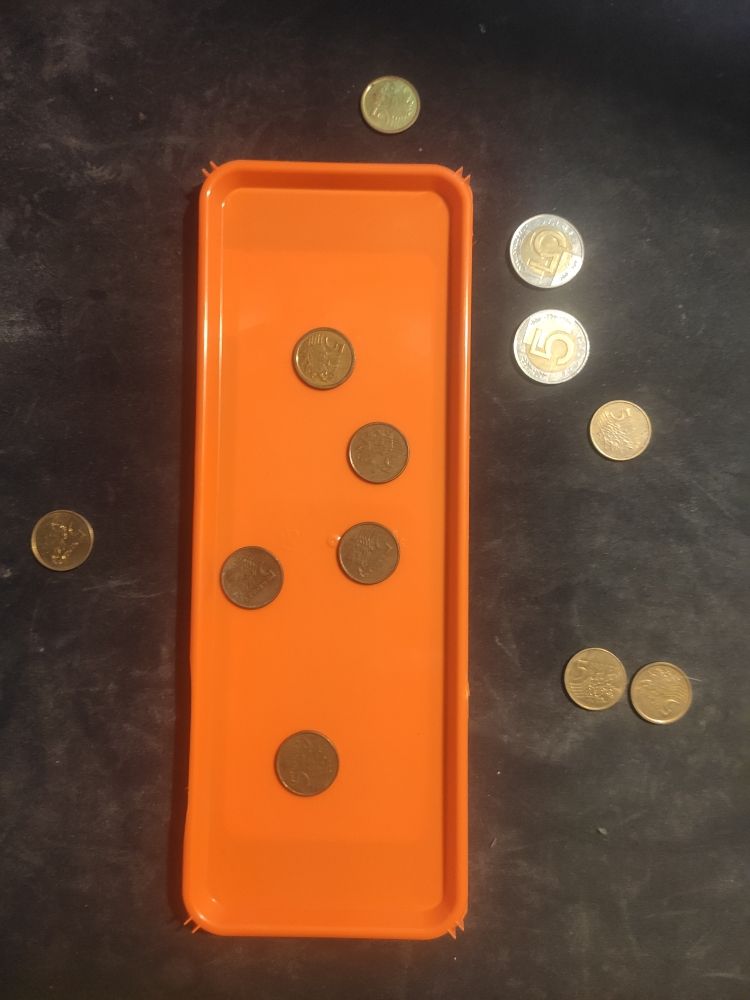
#> input picture 05 Project tray and coins/tray1.jpg, 750 x 1000 px
$ python PROJECT2.py
#> lines starting #> are read from the running program, lines starting #| are printed output that depends on the picture; after the words box and inside, x2 and y2 are one past the last pixel; in counts of white or black regions, pixels touching at a corner belong together
# -*- coding: utf-8 -*-
"""
Created on Mon Mar 27 10:42:20 2023

@author: janle
"""
# %% imports
import cv2
import numpy as np
import sys
import matplotlib.pyplot as plt
# %% colours

cGreen = (0,255,0)
cRed = (0,0,255)
cBlue = (255,255,0)
cYellow = (0,255,255)
# %% image work
img = cv2.imread("tray1.jpg")
#> img is the input picture: shape (1000, 750, 3); mean B, G, R 46.1, 73.5, 117.8
if img is None:
    sys.exit("Could not read the image.")

img = cv2.medianBlur(img, 5)
cimg = cv2.cvtColor(img, cv2.COLOR_BGR2GRAY)
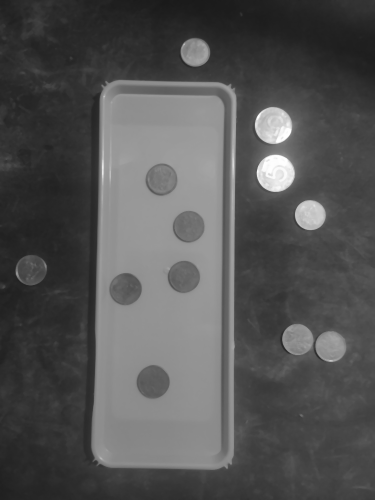
#> cimg: shape (1000, 750) (shown at 1/2 size); min 25, max 255, mean 83.4

# %% tray
edges =  cv2.Canny(cimg,  700, 800, apertureSize = 5)
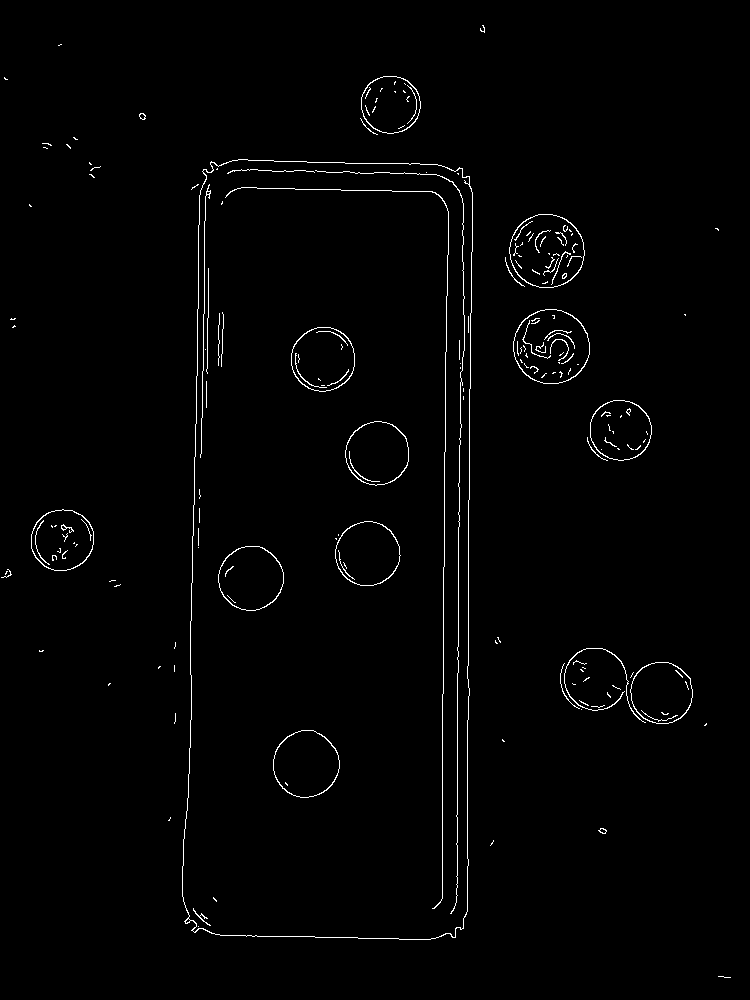
#> edges: shape (1000, 750); 1.3% white in thin lines or dots

lines = cv2.HoughLines(edges, 1, np.pi/180, 90,)
#> lines = 30 rows, first 8: [203, 0.0175], [468, 0], [457, 0], [209, 0.0175], [452, 0.0175], [442, 0], [476, 0.0175], [931, 1.59]


x1 =lines[1][0][0]
#> x1 = 468
x2 =lines[1][0][0]
#> x2 = 468
y1 =lines[0][0][1]
#> y1 = 0.0175
y2 =lines[0][0][1]
#> y2 = 0.0175
for line in lines:

    if x1 > line[0][0]:
        x1 = line[0][0]
    if x2 < line[0][0]:
        x2 = line[0][0]
    if y1 > line[0][1]:
        y1 = line[0][1]
    if y2 < line[0][1]:
        y2 = line[0][1]
#> this loop made 30 passes
#> (line, x1) on pass 1: ([[203, 0.0175]], 203)
#> after the loop, x1 = -458; x2 = 931; y1 = 0; y2 = 3.12


cv2.line(img, (int(x1),int(y1)), (int(x2),int(y2)),cRed,2)
cv2.line(img, (int (x1),int(y1)), (int(x1),int(y2)),cGreen,2)
cv2.line(img, (int(x2),int(y2)), (int(x2),int(y1)),cBlue,2)
cv2.line(img, (int(x2),int(y2)),(int(x1),int(y2)),cYellow,2)
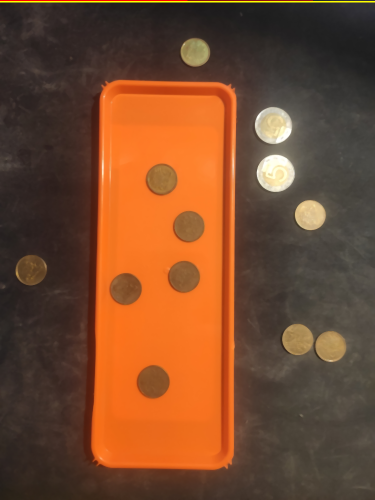
#> img: shape (1000, 750, 3) (shown at 1/2 size); mean B, G, R 45.7, 73.9, 118.6

plt.subplot(1,2,1),plt.imshow(img,cmap = 'gray')
plt.title('Original Image'), plt.xticks([]), plt.yticks([])
plt.subplot(1,2,2),plt.imshow(edges,cmap = 'gray')
plt.title('Edge Image'), plt.xticks([]), plt.yticks([])
plt.show()
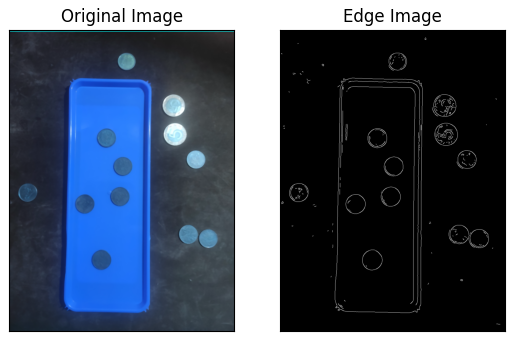
#> figure drawn by matplotlib, 2 panels; B, G, R data is drawn as R, G, B

cv2.imshow("aaaa",cimg)
cv2.imshow("aaaa",img)
cv2.waitKey()

#%%

circles = cv2.HoughCircles(cimg, cv2.HOUGH_GRADIENT, 1, 30, param1=15,param2=40,minRadius=10,maxRadius=50)
#> circles = 13 rows, first 8: [305.5, 763.5, 33], [546.5, 251.5, 37.2], [322.5, 358.5, 27.9], [376.5, 452.5, 31.4], [250.5, 578.5, 32], [366.5, 553.5, 31.9], [550.5, 347.5, 38.3], [620.5, 430.5, 30.5]
circles = np.uint16(np.around(circles))
#> circles = 13 rows, first 8: [306, 764, 33], [546, 252, 37], [322, 358, 28], [376, 452, 31], [250, 578, 32], [366, 554, 32], [550, 348, 38], [620, 430, 30]

smallCoinsInside = 0
smallCoinsOutside = 0
bigCoinsInside = 0
bigCoinsOutside = 0


for i in circles[0,:]:
    if i[0]>x1 and i[0]<x2 and i[1]>y1 and i[1]<y2:
        smallCoinsInside += 1
        bigCoinsInside += 1
        cv2.circle(img,(i[0],i[1]),i[2],cGreen,2)
    else:
        smallCoinsOutside += 1
        bigCoinsOutside += 1
#> this loop made 13 passes
#> after the loop, bigCoinsInside = 0; bigCoinsOutside = 13; smallCoinsInside = 0; smallCoinsOutside = 13


cv2.imshow('circles', img)
cv2.waitKey()

$ run again, with 05 Project tray and coins/tray2.jpg copied over 05 Project tray and coins/tray1.jpg
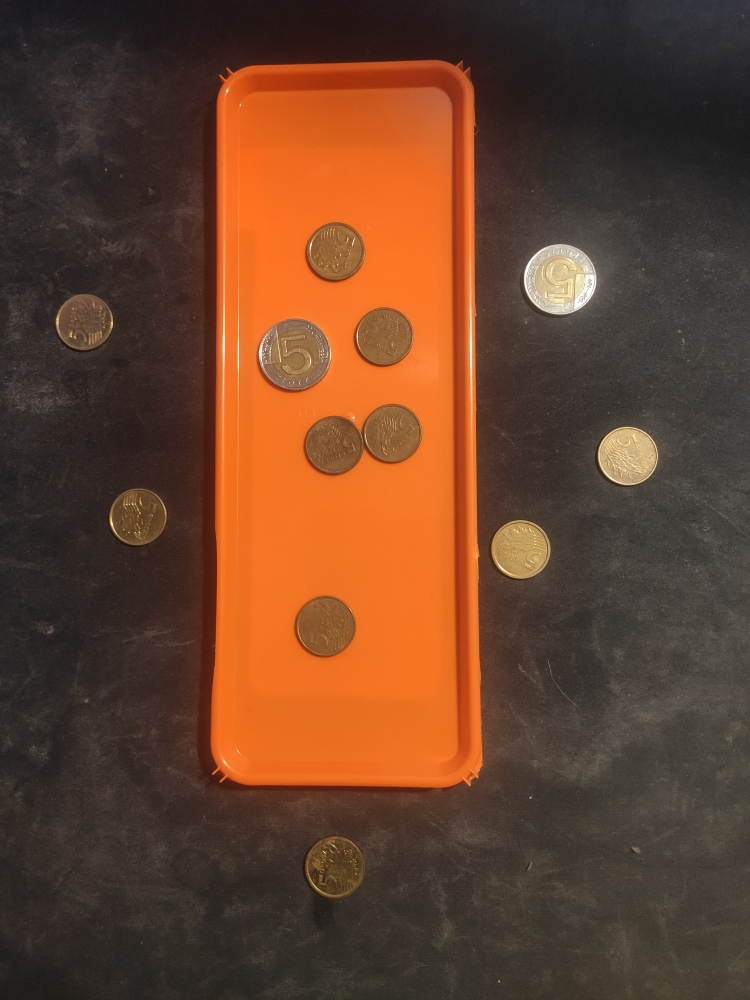
#> input picture 05 Project tray and coins/tray2.jpg, 750 x 1000 px
#> img is the input picture: shape (1000, 750, 3); mean B, G, R 43.6, 65.7, 103.4
#> `edges =  cv2.Canny(cimg,  700, 800, apertureSize = 5)`:
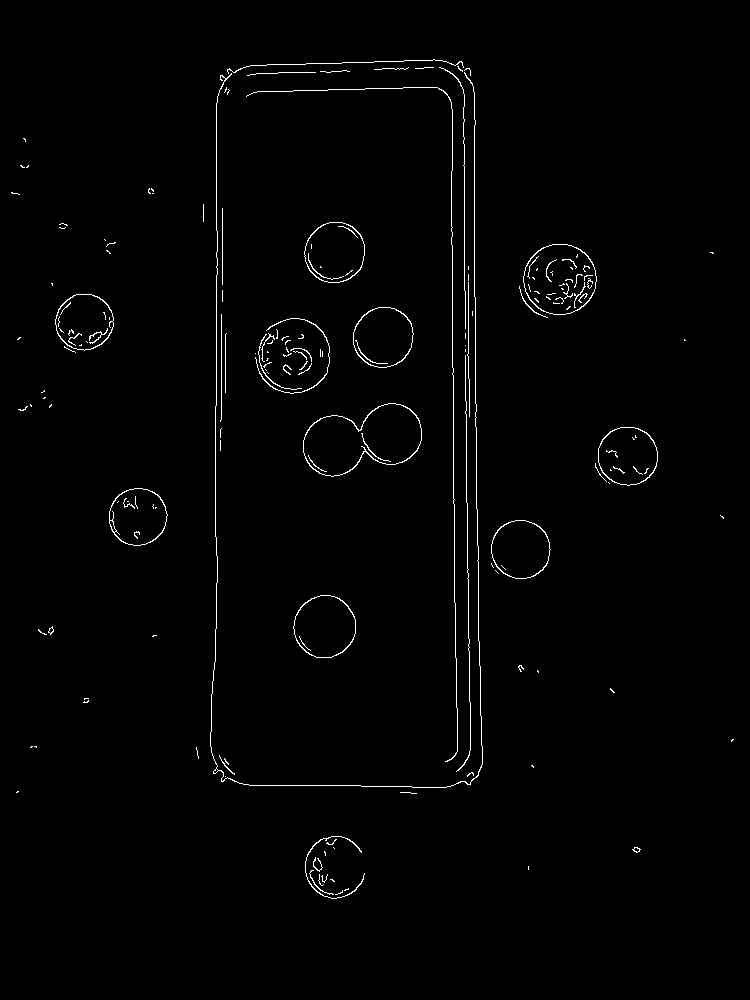
#> edges: shape (1000, 750); 1.2% white in thin lines or dots, all inside (x1, y1, x2, y2) = (11, 59, 734, 899)
#> lines = 32 rows, first 8: [216, 0], [-468, 3.12], [-444, 3.12], [474, 0], [452, 0], [-457, 3.12], [468, 0], [464, 0]
#> `x1 =lines[1][0][0]`: x1 = -468
#> `y1 =lines[0][0][1]`: y1 = 0
#> the loop `for line in lines: ` made 32 passes
#> (line, x2) on passes 1, 4, 11, 13, 20: ([[216, 0]], 216), ([[474, 0]], 474), ([[476, 0.0175]], 476), ([[779, 1.59]], 779), ([[785, 1.57]], 785)
#> after the loop `for line in lines:`: x1 = -468; x2 = 785; y1 = 0; y2 = 3.12
#> `plt.show()`:
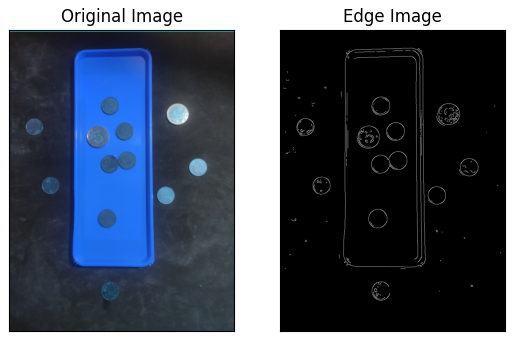
#> figure drawn by matplotlib, 2 panels; B, G, R data is drawn as R, G, B
#> `circles = cv2.HoughCircles(cimg, cv2.HOUGH_GRADIENT, 1, 30, param1=15,..`: circles = [[559.5, 279.5, 36.1], [294.5, 353.5, 35.3], [333.5, 445.5, 29.9], [83.5, 321.5, 28.2], [520.5, 548.5, 28.9], [333.5, 251.5, 30.2], [334.5, 867.5, 29.4], [382.5, 337.5, 29.1], [627.5, 450.5, 33.8], [138.5, 516.5, 28.9], [323.5, 625.5, 30.8], [392.5, 431.5, 28.6]]
#> `circles = np.uint16(np.around(circles))`: circles = [[560, 280, 36], [294, 354, 35], [334, 446, 30], [84, 322, 28], [520, 548, 29], [334, 252, 30], [334, 868, 29], [382, 338, 29], [628, 450, 34], [138, 516, 29], [324, 626, 31], [392, 432, 29]]
#> the loop `for i in circles[0,:]:` made 12 passes
#> after the loop `for i in circles[0,:]:`: bigCoinsInside = 0; bigCoinsOutside = 12; smallCoinsInside = 0; smallCoinsOutside = 12

$ run again, with 05 Project tray and coins/tray3.jpg copied over 05 Project tray and coins/tray1.jpg
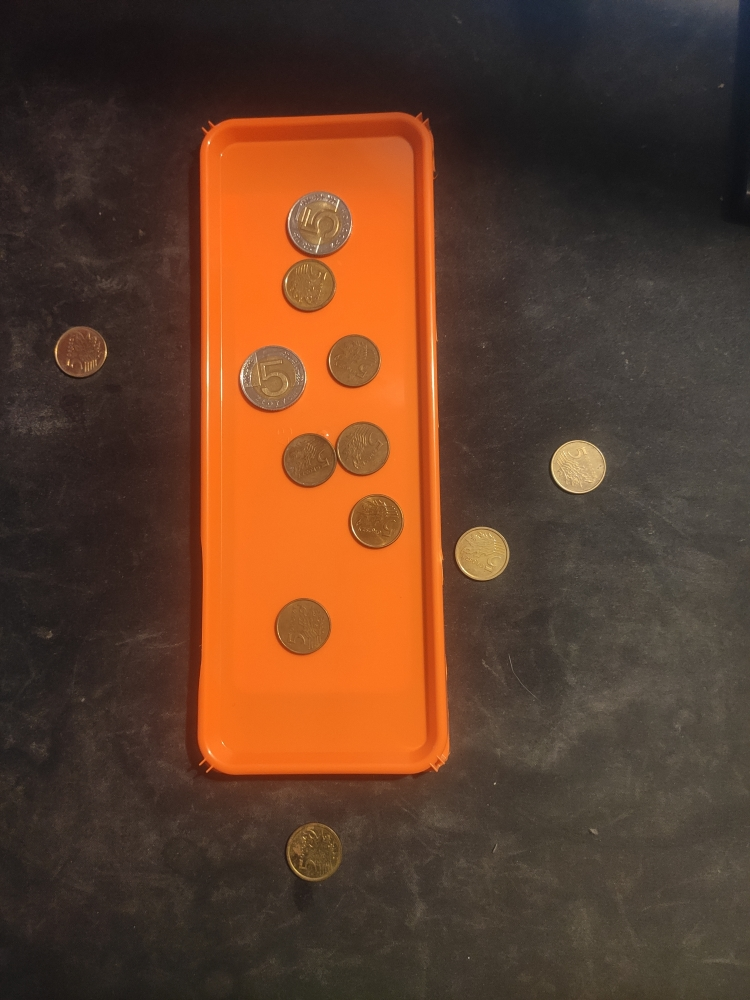
#> input picture 05 Project tray and coins/tray3.jpg, 750 x 1000 px
#> img is the input picture: shape (1000, 750, 3); mean B, G, R 42.5, 62.6, 96.3
#> `edges =  cv2.Canny(cimg,  700, 800, apertureSize = 5)`:
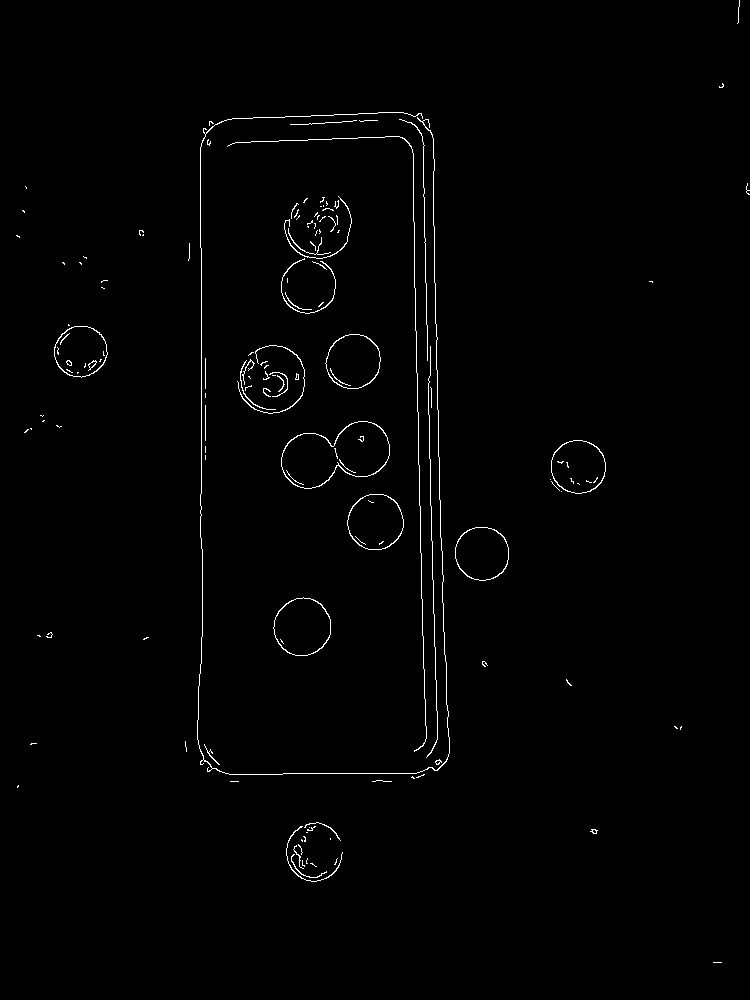
#> edges: shape (1000, 750); 1% white in thin lines or dots
#> lines = 25 rows, first 8: [201, 0], [-410, 3.12], [-430, 3.12], [-421, 3.12], [-422, 3.11], [-412, 3.11], [-410, 3.09], [150, 1.54]
#> `x1 =lines[1][0][0]`: x1 = -410
#> `y1 =lines[0][0][1]`: y1 = 0
#> the loop `for line in lines: ` made 25 passes
#> (line, x2) on passes 1, 10, 11: ([[201, 0]], 201), ([[212, 0.0175]], 212), ([[773, 1.57]], 773)
#> after the loop `for line in lines:`: x1 = -430; x2 = 773; y1 = 0; y2 = 3.12
#> `plt.show()`:
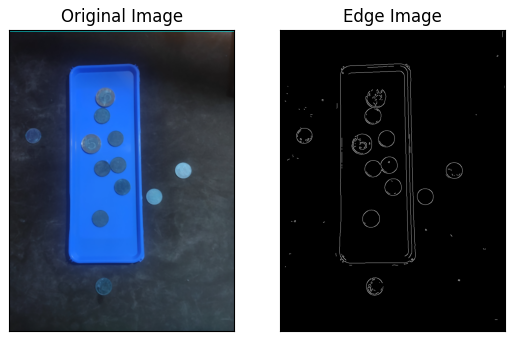
#> figure drawn by matplotlib, 2 panels; B, G, R data is drawn as R, G, B
#> `circles = cv2.HoughCircles(cimg, cv2.HOUGH_GRADIENT, 1, 30, param1=15,..`: circles = [[481.5, 553.5, 26.8], [301.5, 626.5, 28.3], [361.5, 448.5, 28], [309.5, 460.5, 27.5], [318.5, 222.5, 31.3], [80.5, 351.5, 26.1], [312.5, 851.5, 29.1], [271.5, 376.5, 32.6], [577.5, 465.5, 27.1], [307.5, 285.5, 23.8], [353.5, 360.5, 26.3], [372.5, 522.5, 25.2]]
#> `circles = np.uint16(np.around(circles))`: circles = [[482, 554, 27], [302, 626, 28], [362, 448, 28], [310, 460, 28], [318, 222, 31], [80, 352, 26], [312, 852, 29], [272, 376, 33], [578, 466, 27], [308, 286, 24], [354, 360, 26], [372, 522, 25]]
#> the loop `for i in circles[0,:]:` made 12 passes
#> after the loop `for i in circles[0,:]:`: bigCoinsInside = 0; bigCoinsOutside = 12; smallCoinsInside = 0; smallCoinsOutside = 12
